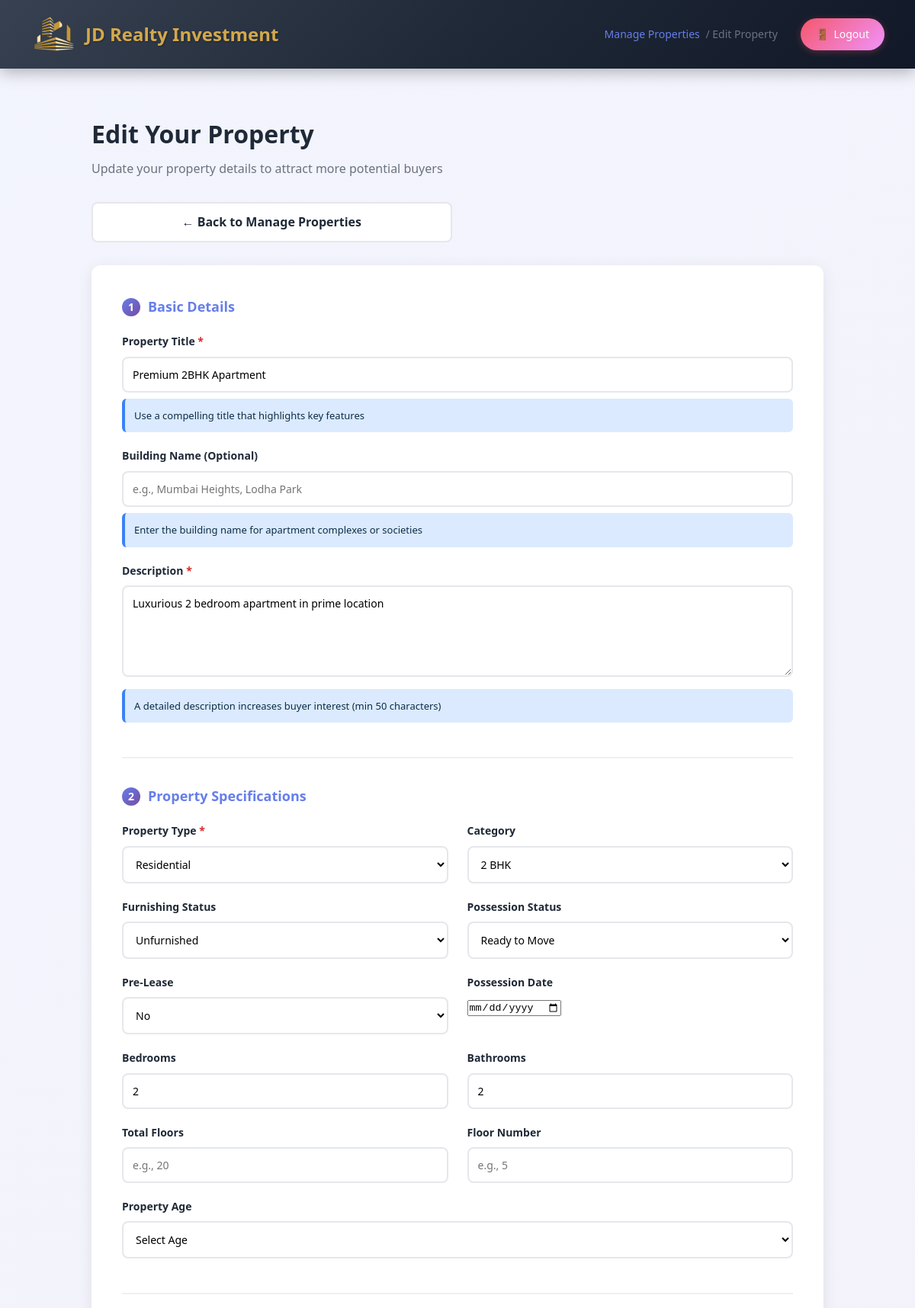
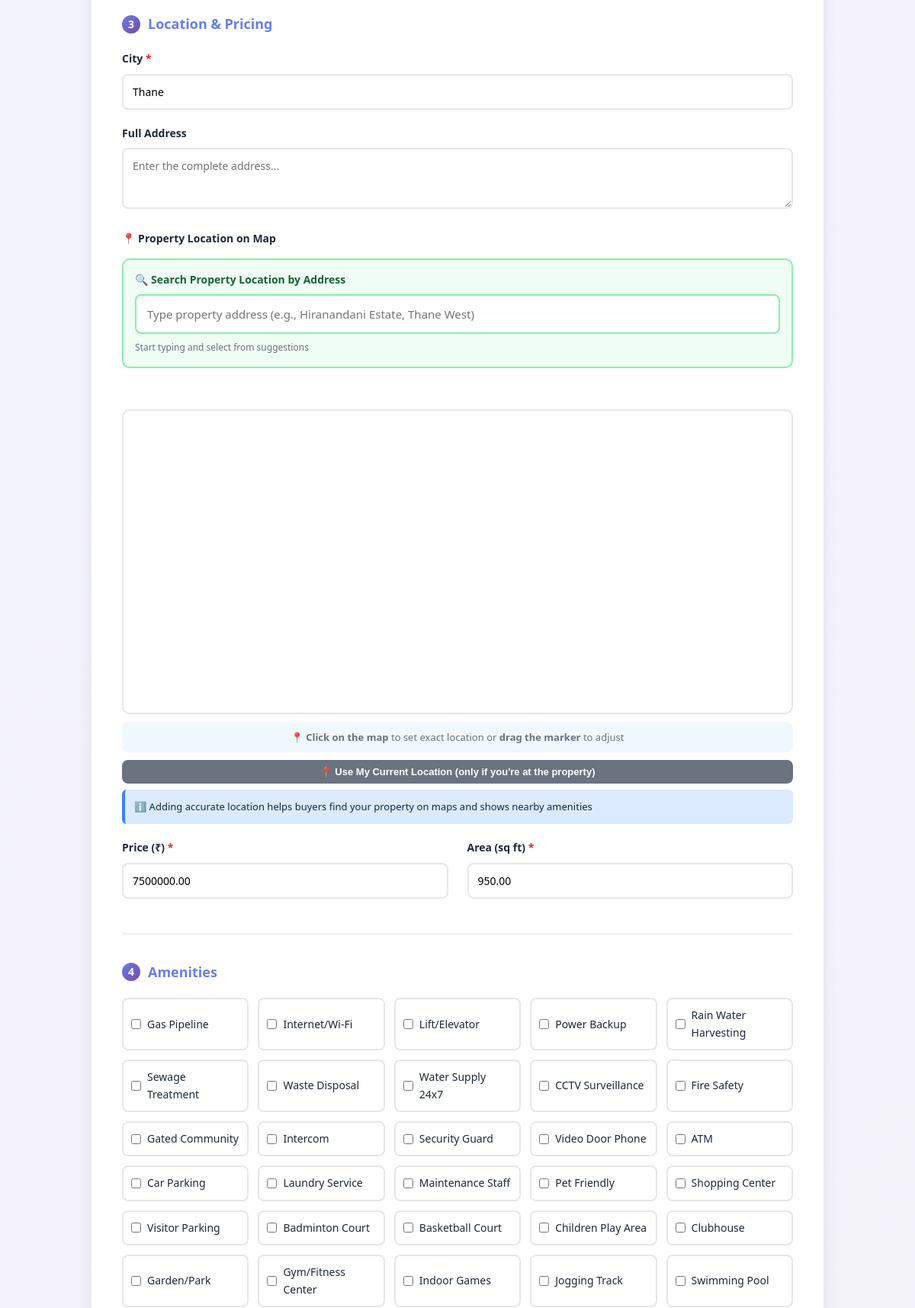
Screenshot of /edit-property.php?id=1 (signed in, upper part) with the database file from the repository (2 pictures, top to bottom).
### tables this page shows
CREATE TABLE IF NOT EXISTS properties (
    id INT PRIMARY KEY AUTO_INCREMENT,
    title VARCHAR(255) NOT NULL,
    description TEXT,
    property_type ENUM('residential', 'commercial', 'plot') NOT NULL,
    category VARCHAR(50),
    city VARCHAR(100) NOT NULL,
    address VARCHAR(500),
    latitude DECIMAL(10, 8),
    longitude DECIMAL(11, 8),
    price DECIMAL(15, 2),
    area_sqft DECIMAL(10, 2),
    bedrooms INT,
    bathrooms INT,
    furnishing ENUM('furnished', 'semi-furnished', 'unfurnished') DEFAULT 'unfurnished',
    parking INT DEFAULT 0,
    facing VARCHAR(50),
    floor_number INT,
    total_floors INT,
    age_of_property VARCHAR(50),
    amenities TEXT,
    image_url VARCHAR(255),
    status ENUM('available', 'sold', 'under_construction') DEFAULT 'available',
    approval_status ENUM('pending', 'approved', 'rejected') DEFAULT 'pending',
    admin_notes TEXT,
    listing_type ENUM('buy', 'rent') DEFAULT 'buy',
    created_by INT,
    created_at TIMESTAMP DEFAULT CURRENT_TIMESTAMP,
    updated_at TIMESTAMP DEFAULT CURRENT_TIMESTAMP ON UPDATE CURRENT_TIMESTAMP,
    FOREIGN KEY (created_by) REFERENCES users(id),
    INDEX idx_city (city),
    INDEX idx_property_type (property_type),
    INDEX idx_status (status),
    INDEX idx_listing_type (listing_type)
);

CREATE TABLE IF NOT EXISTS amenities (
    id INT PRIMARY KEY AUTO_INCREMENT,
    name VARCHAR(100) NOT NULL,
    icon VARCHAR(50),
    category ENUM('basic', 'safety', 'convenience', 'recreation', 'luxury') DEFAULT 'basic',
    created_at TIMESTAMP DEFAULT CURRENT_TIMESTAMP,
    INDEX idx_category (category)
);

### edit-property.php (the view, shortened to what this page needs)
<?php
include('includes/config.php');
$is_admin = isset($_SESSION['admin_role']) && $_SESSION['admin_role'] == 'admin';
$property_id = intval($_GET['id']);
if ($is_admin) {
    $fetch_sql = "SELECT * FROM properties WHERE id=$property_id";
} else {
    $user_id = $_SESSION['user_id'];
    $fetch_sql = "SELECT * FROM properties WHERE id=$property_id AND created_by=$user_id";
}
$fetch_result = $conn->query($fetch_sql);
$property = $fetch_result->fetch_assoc();
$amenities_sql = "SELECT * FROM amenities ORDER BY category, name";
$amenities_result = $conn->query($amenities_sql);
$amenities = [];
if ($amenities_result) {
    while ($row = $amenities_result->fetch_assoc()) {
        $amenities[$row['category']][] = $row;
    }
}
$selected_amenities = [];
?>
<!DOCTYPE html>
<html lang="en">
<head>
    <link rel="stylesheet" href="css/style.css?v=20251203c">
</head>
<body>
    <?php $back_url = $is_admin ? 'admin/manage-properties.php' : 'user-dashboard.php'; ?>
    <?php $back_text = $is_admin ? 'Manage Properties' : 'My Properties'; ?>
    <div class="navbar">
        <a href="index.php" class="logo" style="text-decoration: none; display: flex; align-items: center; gap: 12px;">
            <img src="images/jd-logo.svg?v=20251203" alt="JD Realty & Investment" style="height: 60px; width: 60px;">
            <span style="font-size: 24px; font-weight: bold; color: #d4a84b; text-shadow: 1px 1px 2px rgba(0,0,0,0.3);">JD Realty Investment</span>
        </a>
        <div class="nav-links">
            <span class="nav-breadcrumb">
                <a href="<?php echo $back_url; ?>"><?php echo $back_text; ?></a> / Edit Property
            </span>
            <a href="<?php echo $is_admin ? 'admin/dashboard.php?logout=true' : 'includes/logout.php'; ?>" class="logout-btn">Logout</a>
        </div>
    </div>
    <div class="container">
        <div class="page-header">
            <h1>Edit Your Property</h1>
            <p>Update your property details to attract more potential buyers</p>
        </div>
        <div class="comparison-nav">
            <a href="<?php echo $back_url; ?>" class="comparison-btn">← Back to <?php echo $back_text; ?></a>
        </div>
        <div class="form-container">
            <form method="POST" enctype="multipart/form-data">
                <div class="form-section">
                    <h3><span class="section-icon">1</span> Basic Details</h3>
                    <div class="form-group">
                        <label>Property Title <span class="required">*</span></label>
                        <input type="text" name="title" required placeholder="e.g., Luxury 3BHK with Sea View"
                            value="<?php echo htmlspecialchars($property['title']); ?>">
                        <div class="info-box">Use a compelling title that highlights key features</div>
                    </div>
                    <div class="form-group">
                        <label>Building Name (Optional)</label>
                        <input type="text" name="building_name" placeholder="e.g., Mumbai Heights, Lodha Park"
                            value="<?php echo htmlspecialchars($property['building_name'] ?? ''); ?>">
                        <div class="info-box">Enter the building name for apartment complexes or societies</div>
                    </div>
                    <div class="form-group">
                        <label>Description <span class="required">*</span></label>
                        <textarea name="description" required placeholder="Describe your property in detail. Mention unique features, amenities, and highlights..."><?php echo htmlspecialchars($property['description']); ?></textarea>
                        <div class="info-box">A detailed description increases buyer interest (min 50 characters)</div>
                    </div>
                </div>
                <div class="form-section">
                    <h3><span class="section-icon">2</span> Property Specifications</h3>
                    <div class="form-row">
                        <div class="form-group">
                            <label>Property Type <span class="required">*</span></label>
                            <select name="property_type" id="property_type" required onchange="toggleCommercialSpecs()">
                                <option value="residential" <?php echo $property['property_type'] === 'residential' ? 'selected' : ''; ?>>Residential</option>
                            </select>
                        </div>
                        <div class="form-group">
                            <label>Category</label>
                            <select name="category">
                                <option value="2bhk" <?php echo $property['category'] === '2bhk' ? 'selected' : ''; ?>>2 BHK</option>
                            </select>
                        </div>
                    </div>
                    <div class="form-row">
                        <div class="form-group">
                            <label>Furnishing Status</label>
                            <select name="furnishing_status">
                                <option value="unfurnished" <?php echo $property['furnishing_status'] === 'unfurnished' ? 'selected' : ''; ?>>Unfurnished</option>
                            </select>
                        </div>
                        <div class="form-group">
                            <label>Possession Status</label>
                            <select name="possession_status">
                                <option value="ready_to_move" <?php echo $property['possession_status'] === 'ready_to_move' ? 'selected' : ''; ?>>Ready to Move</option>
                            </select>
                        </div>
                    </div>
                    <div class="form-row">
                        <div class="form-group">
                            <label>Pre-Lease</label>
                            <select name="pre_lease">
                                <option value="no" <?php echo ($property['pre_lease'] ?? 'no') === 'no' ? 'selected' : ''; ?>>No</option>
                            </select>
                        </div>
                        <div class="form-group">
                            <label>Possession Date</label>
                            <input type="date" name="possession_date" value="<?php echo $property['possession_date'] ?? ''; ?>">
                        </div>
                    </div>
                    <div class="form-row">
                        <div class="form-group">
                            <label>Bedrooms</label>
                            <input type="number" name="bedrooms" placeholder="e.g., 2" value="<?php echo $property['bedrooms'] ?? ''; ?>">
                        </div>
                        <div class="form-group">
                            <label>Bathrooms</label>
                            <input type="number" name="bathrooms" placeholder="e.g., 2" value="<?php echo $property['bathrooms'] ?? ''; ?>">
                        </div>
                    </div>
                    <div class="form-row">
                        <div class="form-group">
                            <label>Total Floors</label>
                            <input type="number" name="total_floors" placeholder="e.g., 20" value="<?php echo $property['total_floors'] ?? ''; ?>">
                        </div>
                        <div class="form-group">
                            <label>Floor Number</label>
                            <input type="number" name="floor_number" placeholder="e.g., 5" value="<?php echo $property['floor_number'] ?? ''; ?>">
                        </div>
                    </div>
                    <div class="form-row single">
                        <div class="form-group">
                            <label>Property Age</label>
                            <select name="age_of_property">
                                <option value="">Select Age</option>
                            </select>
                        </div>
                    </div>
                </div>
                <div class="form-section">
                    <h3><span class="section-icon">3</span> Location & Pricing</h3>
                    <div class="form-row single">
                        <div class="form-group">
                            <label>City <span class="required">*</span></label>
                            <input type="text" name="city" required placeholder="e.g., Thane" value="<?php echo htmlspecialchars($property['city']); ?>">
                        </div>
                    </div>
                    <div class="form-row single">
                        <div class="form-group">
                            <label>Full Address</label>
                            <textarea name="address" placeholder="Enter the complete address..." style="min-height: 80px;"><?php echo htmlspecialchars($property['address'] ?? ''); ?></textarea>
                        </div>
                    </div>
                    <div class="form-group">
                        <label style="margin-bottom: 15px;">📍 Property Location on Map</label>
                        <div class="map-selection-section" style="margin-top: 15px;">
                            <div style="margin-bottom: 15px; background: #f0fdf4; padding: 15px; border-radius: 10px; border: 2px solid #86efac;">
                                <label style="display: block; margin-bottom: 8px; font-weight: 600; color: #166534;">🔍 Search Property Location by Address</label>
                                <input type="text" id="addressSearch" placeholder="Type property address (e.g., Hiranandani Estate, Thane West)" style="width: 100%; padding: 14px; font-size: 15px; border: 2px solid #86efac; border-radius: 8px;">
                                <p style="font-size: 12px; color: #6b7280; margin-top: 8px;">Start typing and select from suggestions</p>
                            </div>
                            <div class="location-status" id="locationStatus">
                            </div>
                            <div id="locationMapContainer" style="margin-top: 15px;">
                                <div id="locationMap" style="width: 100%; height: 400px; border-radius: 10px; border: 2px solid #e5e7eb;"></div>
                                <p style="font-size: 13px; color: #6b7280; margin-top: 10px; text-align: center; background: #f0f9ff; padding: 10px; border-radius: 8px;">
                                    📍 <strong>Click on the map</strong> to set exact location or <strong>drag the marker</strong> to adjust
                                </p>
                            </div>
                            <button type="button" class="auto-detect-btn" id="detectLocationBtn" style="margin-top: 10px; background: #6b7280; font-size: 13px; padding: 8px 15px;">
                                📍 Use My Current Location (only if you're at the property)
                            </button>
                        </div>
                        <div class="info-box">
                            <span class="info-icon">ℹ️</span>
                            Adding accurate location helps buyers find your property on maps and shows nearby amenities
                        </div>
                    </div>
                    <div class="form-row">
                        <div class="form-group">
                            <label>Price (₹) <span class="required">*</span></label>
                            <input type="number" name="price" required placeholder="e.g., 7500000" value="<?php echo $property['price']; ?>">
                        </div>
                        <div class="form-group">
                            <label>Area (sq ft) <span class="required">*</span></label>
                            <input type="number" name="area_sqft" required placeholder="e.g., 950" value="<?php echo $property['area_sqft']; ?>">
                        </div>
                    </div>
                </div>
                <div class="form-section">
                    <h3><span class="section-icon">4</span> Amenities</h3>
                    <div class="amenities-grid">
                        <?php foreach ($amenities as $category => $items): ?>
                            <?php foreach ($items as $amenity): ?>
                                <div class="amenity-item">
                                    <input type="checkbox" name="amenities[]" value="<?php echo $amenity['id']; ?>"
                                        id="amenity_<?php echo $amenity['id']; ?>"
                                        <?php echo in_array($amenity['id'], $selected_amenities) ? 'checked' : ''; ?>>
                                    <label for="amenity_<?php echo $amenity['id']; ?>">
                                        <?php echo htmlspecialchars($amenity['name']); ?>
                                    </label>
                                </div>
                            <?php endforeach; ?>
                        <?php endforeach; ?>
                    </div>
                </div>
            </form>
        </div>
    </div>
</body>
</html>

### css/style.css (style rules this page uses)
:root { --primary-color: #667eea; --secondary-color: #764ba2; --accent-color: #d97706; --danger-color: #f5576c; --success-color: #06b6d4; --text-dark: #1f2937; --text-light: #6b7280; --bg-light: #f9fafb; --border-color: #e5e7eb; --shadow-sm: 0 1px 2px 0 rgba(0, 0, 0, 0.05); --shadow-md: 0 4px 6px -1px rgba(0, 0, 0, 0.1); --shadow-lg: 0 10px 15px -3px rgba(0, 0, 0, 0.1); }
*, *::before, *::after { margin: 0; padding: 0; box-sizing: border-box; }
html { scroll-behavior: smooth; -webkit-text-size-adjust: 100%; }
body { font-family: 'Segoe UI', Tahoma, Geneva, Verdana, sans-serif; color: var(--text-dark); background-color: #fff; line-height: 1.6; -webkit-font-smoothing: antialiased; -moz-osx-font-smoothing: grayscale; }
.container { max-width: 1200px; margin: 0 auto; padding: 0 20px; }
.form-group { margin-bottom: 1.5rem; }
label { display: block; margin-bottom: 0.5rem; font-weight: 600; color: var(--text-dark); font-size: 14px; }
input[type="text"], input[type="email"], input[type="password"], input[type="number"], textarea, select { width: 100%; padding: 10px 12px; border: 2px solid var(--border-color); border-radius: 6px; font-size: 14px; font-family: inherit; transition: all 0.3s ease; }
textarea { resize: vertical; min-height: 120px; }
.logout-btn { background: linear-gradient(135deg, #f5576c 0%, #f093fb 100%); color: white !important; border: none; padding: 10px 20px; border-radius: 25px; cursor: pointer; text-decoration: none; font-weight: 600; font-size: 14px; display: inline-flex; align-items: center; gap: 6px; transition: all 0.3s ease; box-shadow: 0 2px 10px rgba(245, 87, 108, 0.3); }
.logout-btn::before { content: '🚪'; font-size: 14px; }

### rows the page displays
properties: title "Premium 2BHK Apartment", description "Luxurious 2 bedroom apartment in prime location", property_type "Residential", category "2 BHK", bedrooms "2", bathrooms "2", city "Thane", price "7500000.00", area_sqft "950.00"
amenities: name "Gas Pipeline"
amenities: name "Internet/Wi-Fi"
amenities: name "Lift/Elevator"
amenities: name "Power Backup"
amenities: name "Rain Water Harvesting"
amenities: name "Sewage Treatment"
amenities: name "Waste Disposal"
amenities: name "Water Supply 24x7"
amenities: name "CCTV Surveillance"
amenities: name "Fire Safety"
amenities: name "Gated Community"
amenities: name "Intercom"
amenities: name "Security Guard"
amenities: name "Video Door Phone"
amenities: name "ATM"
amenities: name "Car Parking"
amenities: name "Laundry Service"
amenities: name "Maintenance Staff"
amenities: name "Pet Friendly"
amenities: name "Shopping Center"
amenities: name "Visitor Parking"
amenities: name "Badminton Court"
amenities: name "Basketball Court"
amenities: name "Children Play Area"
amenities: name "Clubhouse"
amenities: name "Garden/Park"
amenities: name "Gym/Fitness Center"
amenities: name "Indoor Games"
amenities: name "Jogging Track"
amenities: name "Swimming Pool"

### other values shown
$back_text "Manage Properties"
